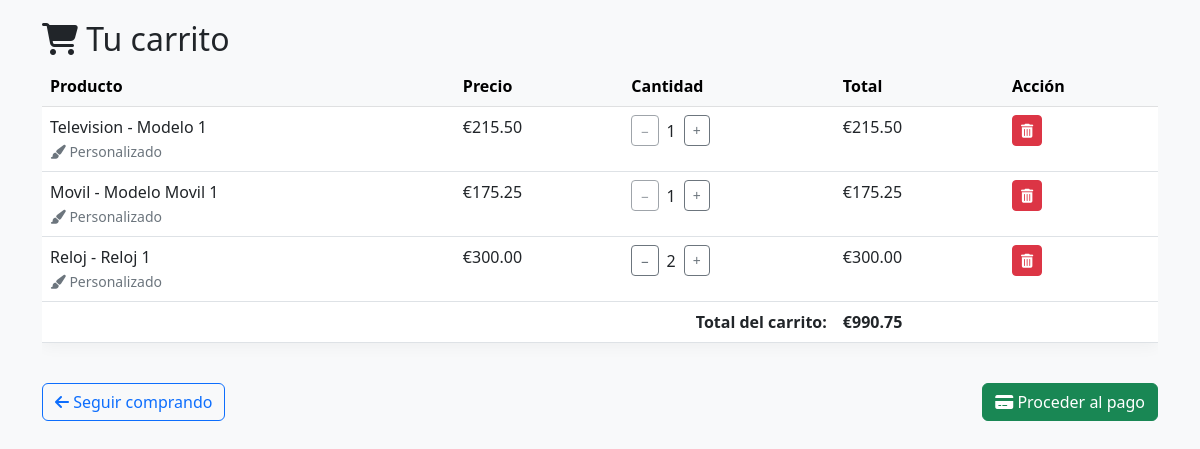
Before: /carrito/ (signed in) with the older database file.
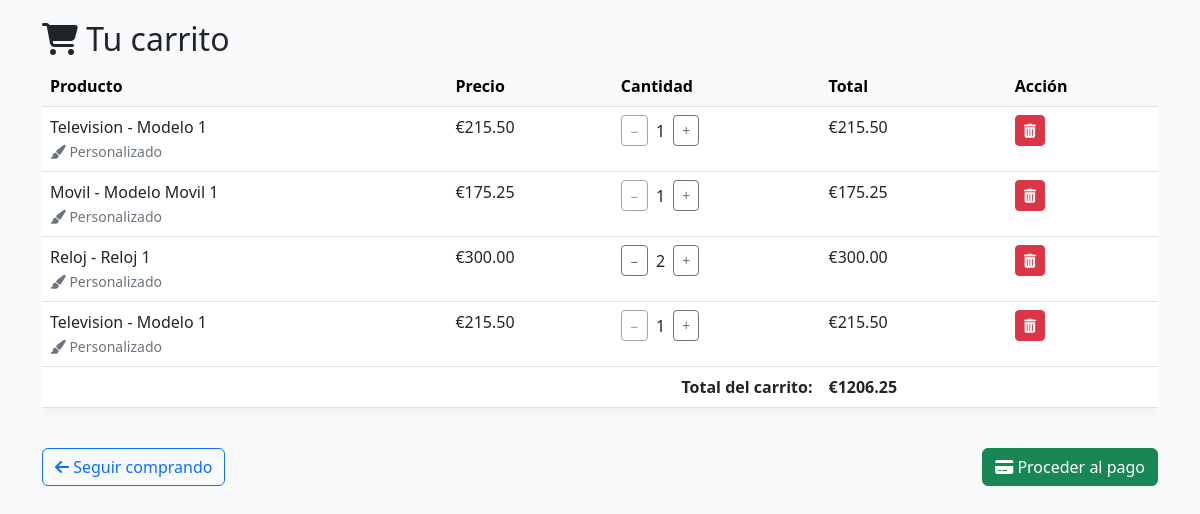
After: the same page with the newer database file.
### productos/models.py (models this page shows, shortened)
class ItemCarrito(models.Model):
    carrito = models.ForeignKey(Carrito, on_delete=models.CASCADE, related_name='items')
    producto = models.ForeignKey(Producto, on_delete=models.CASCADE)
    cantidad = models.PositiveIntegerField(default=1)
    personalizado = models.BooleanField(default=False)
    def get_total_item(self):
        return self.producto.precio * self.cantidad

class Producto(models.Model):
    COLORES_CHOICES = [
        ('Rojo', 'Rojo'),
        ('Azul', 'Azul'),
        ('Verde', 'Verde'),
        ('Negro', 'Negro'),
        ('Blanco', 'Blanco'),
        ('Gris', 'Gris'),
        ('Amarillo', 'Amarillo'),
        ('Morado', 'Morado'),
    ]
    marca = models.CharField(max_length=100)
    modelo = models.CharField(max_length=100)
    imagen = models.ImageField(upload_to='productos/', blank=True, null=True)
    unidades = models.PositiveIntegerField(default=0)
    precio = models.DecimalField(max_digits=10, decimal_places=2, default=0.00)
    color = models.CharField(max_length=20, choices=COLORES_CHOICES, default='Negro')
    ventas = models.PositiveIntegerField(default=0)  # NUEVO campo

class Carrito(models.Model):
    usuario = models.OneToOneField(User, on_delete=models.CASCADE)
    def get_total_carrito(self):
        return sum(item.get_total_item() for item in self.items.all())

### productos/views.py (the view)
# urls.py: path('carrito/', ver_carrito, name='ver_carrito'),
@login_required
def ver_carrito(request):
    carrito = request.user.carrito
    context = {
        'carrito': carrito,
        'STRIPE_PUBLISHABLE_KEY': settings.STRIPE_PUBLISHABLE_KEY,
    }
    return render(request, 'carrito/ver_carrito.html', context)

### productos/templates/carrito/ver_carrito.html (shortened to what this page needs)
<!DOCTYPE html>
<html lang="es">
<head>
    <link href="https://cdn.jsdelivr.net/npm/bootstrap@5.3.0/dist/css/bootstrap.min.css" rel="stylesheet">
    <link rel="stylesheet" href="https://cdnjs.cloudflare.com/ajax/libs/font-awesome/6.4.0/css/all.min.css">
</head>
<body>
    <div class="container">
        <h2><i class="fas fa-shopping-cart"></i> Tu carrito</h2>
        {% if carrito.items.all %}
        <div class="table-responsive">
            <table class="table table-hover">
                <thead class="table-light">
                    <tr>
                        <th>Producto</th>
                        <th>Precio</th>
                        <th>Cantidad</th>
                        <th>Total</th>
                        <th>Acción</th>
                    </tr>
                </thead>
                <tbody>
                    {% for item in carrito.items.all %}
                    <tr>
                        <td>
                            {{ item.producto.marca }} - {{ item.producto.modelo }}
                            {% if item.personalizado %}
                                <br><small class="text-muted"><i class="fas fa-paint-brush"></i> Personalizado</small>
                            {% endif %}
                        </td>
                        <td>€{{ item.producto.precio }}</td>
                        <td><div class="d-flex align-items-center">
                            <form method="post" action="{% url 'disminuir_cantidad' item.id %}" class="me-2">
                                <button class="btn btn-outline-secondary btn-sm" {% if item.cantidad <= 1 %}disabled{% endif %}>−</button>
                            </form>
                            <span>{{ item.cantidad }}</span>
                            <form method="post" action="{% url 'aumentar_cantidad' item.id %}" class="ms-2">
                                <button class="btn btn-outline-secondary btn-sm">+</button>
                            </form>
                        </div></td>
                        <td>€{{ item.producto.precio|floatformat:2 }}</td>
                        <td>
                            <a href="{% url 'eliminar_del_carrito' item.id %}" class="btn btn-danger btn-sm">
                                <i class="fas fa-trash-alt"></i>
                            </a>
                        </td>
                    </tr>
                    {% endfor %}
                    <tr class="total-row">
                        <td colspan="3" class="text-end"><strong>Total del carrito:</strong></td>
                        <td><strong>€{{ carrito.get_total_carrito|floatformat:2 }}</strong></td>
                        <td></td>
                    </tr>
                </tbody>
            </table>
        </div>
        {% else %}
        <div class="alert alert-info" role="alert">
            <i class="fas fa-info-circle"></i> Tu carrito está vacío.
        </div>
        {% endif %}
        <div class="mt-4">
            <a href="/" class="btn btn-outline-primary">
                <i class="fas fa-arrow-left"></i> Seguir comprando
            </a>
            {% if carrito.items.all %}
            <a id="checkout-button" class="btn btn-success float-end">
                <i class="fas fa-credit-card"></i> Proceder al pago
            </a>
            {% endif %}
        </div>
    </div>
</body>
</html>

Changed rows visible on the page:
added ItemCarrito: producto.marca "Television", producto.modelo "Modelo 1", personalizado True (drawn), producto.precio "215.50", cantidad "1"
computed for Carrito: get_total_carrito "990.75" → "1206.25"
